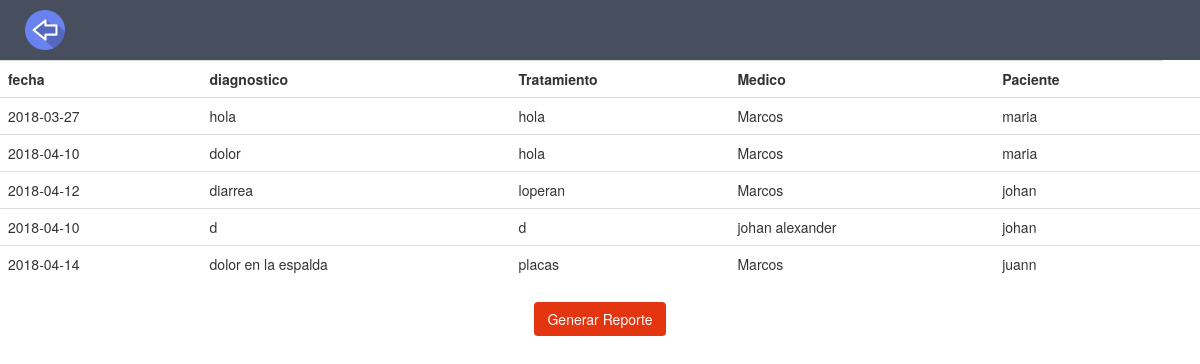
Page /reporte/mayor-consulta2.php on the committed database.
### tables this page shows
CREATE TABLE `consultas` (
  `cod_c` int(2) NOT NULL,
  `fecha` date NOT NULL,
  `diagnostico` varchar(100) NOT NULL,
  `tratamiento` varchar(100) NOT NULL,
  `ci_m` int(10) NOT NULL,
  `ci_p` int(10) NOT NULL
);

CREATE TABLE `medicos` (
  `ci_m` int(10) NOT NULL,
  `nombre_m` varchar(20) NOT NULL,
  `apellido` varchar(30) NOT NULL,
  `cod_esp` int(2) NOT NULL
);

CREATE TABLE `paciente` (
  `ci_p` int(10) NOT NULL,
  `nombre` varchar(20) NOT NULL,
  `apellido` varchar(20) NOT NULL,
  `edad` int(2) NOT NULL,
  `direccion` varchar(40) NOT NULL,
  `sexo` varchar(15) NOT NULL,
  `cod_enf` int(2) NOT NULL
);

### reporte/mayor-consulta2.php (the view, shortened to what this page needs)
<!DOCTYPE html PUBLIC "-//W3C//DTD XHTML 1.0 Transitional//EN" "http://www.w3.org/TR/xhtml1/DTD/xhtml1-transitional.dtd">
<html xmlns="http://www.w3.org/1999/xhtml">
<head>
  <link rel="stylesheet" href="../css1/bootstrap.min.css">
  <link rel="stylesheet" type="/text/css" href="../estilo.css" />
    <link rel="stylesheet" type="text/css" href="../fonts/font.css" />
   </head>
   <body>
    <?php
$usuario=$_REQUEST['usua'];
?>
<div class="container-fluid bg-2 ">
	<a href="../consultas/buscar-consulta2.php?usua=<?php echo $usuario;?>"><img src="../icon/atras.png" style="width: 40px; margin: 10px;" alt="Bird"></a>
    </div>
<table border="0"  class="table" >
	<?php
$result = mysql_query("SELECT T5.fecha,T5.diagnostico, T5.tratamiento, T5.ci_m,T5.ci_p, T10.nombre_m as nombre_m, nombre FROM consultas T5 INNER JOIN medicos T10 ON T5.ci_m = T10.ci_m  INNER JOIN paciente T11 ON T5.ci_p = T11.ci_p   ");
if ($row = mysql_fetch_array($result)){
echo "<tr><td><strong>fecha</strong></td><td><strong>diagnostico</strong></td><td><strong>Tratamiento</strong></td><td><strong>Medico</strong></td><td><strong>Paciente</strong></td></tr> ";
do {
echo "<tr><td>".$row['fecha']."</td><td>".$row['diagnostico']."</td><td>".$row['tratamiento']."</td><td>".$row['nombre_m']."</td><td>".$row['nombre']."</td><td> ";
} while ($row = mysql_fetch_array($result));
echo "</table> ";
} else {
echo "<h3 style='background:#ECFAF8;'>No existen Consultas Nuevas</h3>";
}
?>
<center>
  <a href="reporte-consulta-F.php?usua=<?php echo $usuario;?>">
<input type="submit" name="btn" value="Generar Reporte" class="btn" style="background: #E33510; color: white;"></a>
</center>
</body>
</html>

### reporte/mayor-consulta2.php (style rules this page uses)
.bg-2 { background-color: #474e5d; color: #ffffff; }

### rows in the picture
consultas: fecha "2018-03-27", diagnostico "hola", tratamiento "hola", ci_m.nombre_m "Marcos", ci_p.nombre "maria"
consultas: fecha "2018-04-10", diagnostico "dolor", tratamiento "hola", ci_m.nombre_m "Marcos", ci_p.nombre "maria"
consultas: fecha "2018-04-12", diagnostico "diarrea", tratamiento "loperan", ci_m.nombre_m "Marcos", ci_p.nombre "johan"
consultas: fecha "2018-04-10", diagnostico "d", tratamiento "d", ci_m.nombre_m "johan alexander", ci_p.nombre "johan"
consultas: fecha "2018-04-14", diagnostico "dolor en la espalda", tratamiento "placas", ci_m.nombre_m "Marcos", ci_p.nombre "juann"
